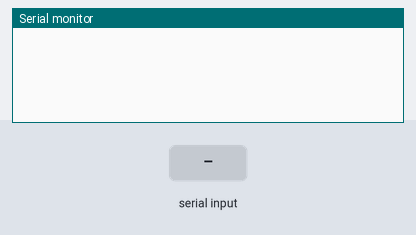
Simulated run of this sketch. Board: Arduino Uno, built with avr-gcc and run on an emulated ATmega328P. On the bench: the last lines printed to the serial monitor. Inputs (shaded band) come from the test bench. EEPROM starts erased.

Above: at 1.2 s.
1.3 s: "90,45,200\n" received over Serial
At 1.9 s:
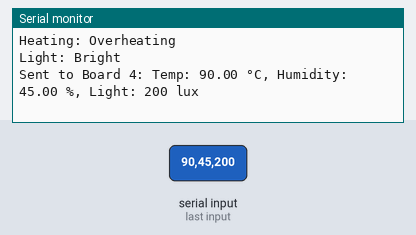
2.8 s: "30,150,10\n" received over Serial
At 4.0 s:
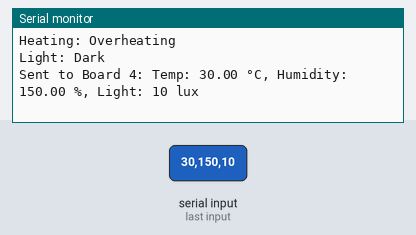
4.3 s: "5\n" received over Serial
At 5.0 s:
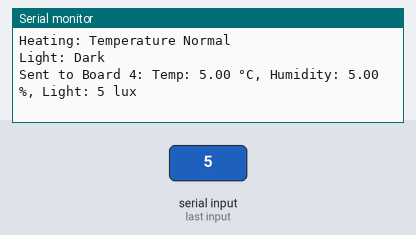
5.8 s: "5\n" received over Serial
At 6.6 s:
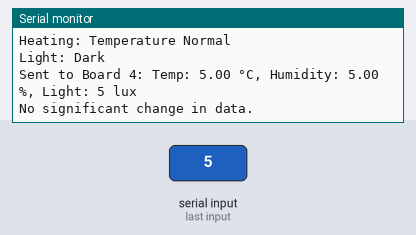

Measured:
- after the input at 1.3 s, the serial monitor: prints a new line at once (image 1)
- after the input at 2.8 s, the serial monitor: prints a new line at once (image 2)
- after the input at 4.3 s, the serial monitor: prints a new line at once (image 3)
- after the input at 5.8 s, the serial monitor: prints a new line at once (image 4)

The sketch:

board2.ino
```cpp
#include <SoftwareSerial.h>
#include <EEPROM.h>

// SoftwareSerial pins for communication with Board 4
SoftwareSerial board4Serial(10, 11); // RX, TX

// Variables to store last received values
float lastTemp = -1.0;
float lastHumidity = -1.0;
uint16_t lastLdrValue = -1;

// Thresholds for IRS
const float tempThreshold = 0.5;     // Temperature change threshold (in °C)
const uint16_t ldrThreshold = 10;    // LDR value change threshold (in lux)

// EEPROM memory locations for storing values
const int EEPROM_TEMP_ADDR = 0;        // EEPROM address for temperature
const int EEPROM_HUMIDITY_ADDR = 4;    // EEPROM address for humidity
const int EEPROM_LDR_ADDR = 8;         // EEPROM address for LDR value

void setup() {
  Serial.begin(9600);          // Communication with Board 1
  board4Serial.begin(9600);    // Communication with Board 4

  // Step 1: Read the last values from EEPROM
  lastTemp = EEPROM.read(EEPROM_TEMP_ADDR);
  lastHumidity = EEPROM.read(EEPROM_HUMIDITY_ADDR);
  lastLdrValue = EEPROM.read(EEPROM_LDR_ADDR);
}

void loop() {
  // Step 2: Receive data from Board 1
  if (Serial.available()) {
    String data = Serial.readStringUntil('\n'); // Read incoming data

    // Parse temperature, humidity, and LDR value
    int firstComma = data.indexOf(',');
    int secondComma = data.indexOf(',', firstComma + 1);

    float temp = data.substring(0, firstComma).toFloat();
    float humidity = data.substring(firstComma + 1, secondComma).toFloat();
    uint16_t ldrValue = data.substring(secondComma + 1).toInt();

    // Step 3: Apply IRS - Check if new data differs enough from old values
    bool dataChanged = false;

    if (abs(temp - lastTemp) >= tempThreshold || abs(ldrValue - lastLdrValue) >= ldrThreshold) {
      dataChanged = true;
    }

    // If data has changed significantly, process and forward it
    if (dataChanged) {
      // Determine heating and light conditions separately
      String heatingStatus;
      String lightStatus;


      if (temp > 28.0) {
        heatingStatus = "Overheating";  // High temperature
      } else {
        heatingStatus = "Temperature Normal";
      }

      // Check light intensity conditions
      if (ldrValue < 50) {
        lightStatus = "Dark";  // Low light
      } else {
        lightStatus = "Bright";
      }

      // Step 4: Send processed data to Board 3
      Serial.println("Heating: " + heatingStatus);
      Serial.println("Light: " + lightStatus);

      // Step 5: Forward data to Board 4 for display
      String displayData = "Temp: " + String(temp) + " °C, Humidity: " + String(humidity) +
                           " %, Light: " + String(ldrValue) + " lux";
      board4Serial.println(displayData);

      Serial.println("Sent to Board 4: " + displayData);

      // Step 6: Update the last received values and store them in EEPROM
      lastTemp = temp;
      lastHumidity = humidity;
      lastLdrValue = ldrValue;

      // Save to EEPROM
      EEPROM.write(EEPROM_TEMP_ADDR, (int)temp);
      EEPROM.write(EEPROM_HUMIDITY_ADDR, (int)humidity);
      EEPROM.write(EEPROM_LDR_ADDR, (int)ldrValue);
    } else {

      Serial.println("No significant change in data.");
    }
  }
}
```
